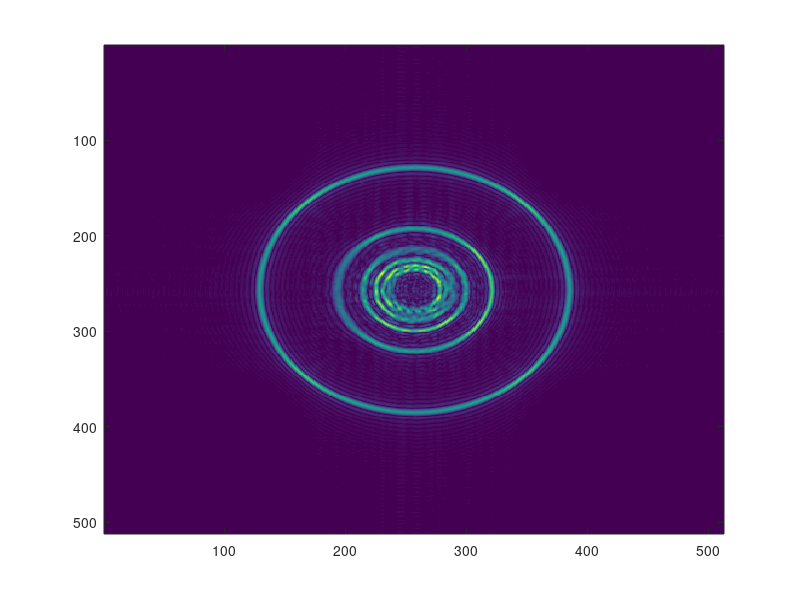

MATLAB code to generate this figure: (Note: this script raises an error after producing the figure.)
clc;
clear all;
close all;

lam = 1; %wavelength
ss = 0.25; %sample spacing
apr = 30*lam; %radius of 30 x lambda
coord = [0 0; 10*lam 0; 0 10*lam; -10*lam 0; -8*lam -6*lam; 8*lam -6*lam]; %coordinates
N = 512; % 512x512 fft

[X,Y] = meshgrid(-apr:ss:apr);

H = 0; %H

for n = 1:length(coord)
    r = sqrt((X+coord(n,1)).^2 + (Y+coord(n,2)).^2);
    h =((1j.*(n*lam).*r).^(-0.5)).*(exp(1j.*2.*pi.*r./(n*lam)));
    [row, col]= find(isinf(h));
    h(row, col) = 0;
    H = H + h;
end

Z = fftshift(fft2((H),N,N));
imagesc(abs(Z));

k = get(gca, 'XTick'); % K from [0, N]
K = k -(N/2); % New K from [-N/2, N/2]
f = round(K/(N*ss), 2); % frequency from fft rounded to 2 decimal places
xticklabels(f);
yticklabels(f);

title(['Question 3     \lambda = ',num2str(lam), ' | Sample Spacing = ',num2str(ss), ' | Aperture = ',num2str(apr)]);
ylabel('\bf f(y)');
xlabel('\bf f(x)');